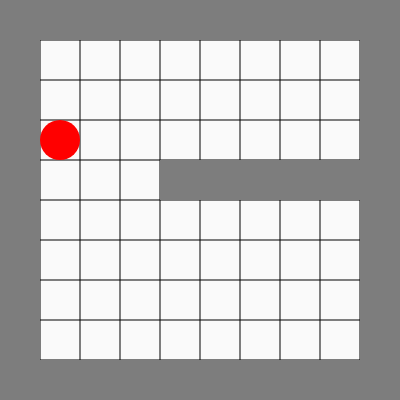
Frame 1 (no input)
Frame 2 (the mouse pressed at the canvas centre, redrawn once): identical to frame 1, image omitted

The p5.js sketch that drew this single still picture (run headless with seeded random() and noise() and a simulated clock; the mouse was pressed at the canvas centre and the sketch redrawn once):

// p5.js sketch
// ── sketch.js
const figura = {
  x: 60,
  y: 140,
  r: 40,
};

const dobozok = [
  { x: 100, y: 220, h: 20, w: 20 },
  { x: 220, y: 100, h: 20, w: 20 },
];



const falak = [
  { x: 200, y: 20, h: 400, w: 20 },
  { x: 200, y: 380, h: 400, w: 20 },
  { x: 20, y: 200, h: 20, w: 400 },
  { x: 380, y: 200, h: 20, w: 400 },
  { x: 140, y: 200, h: 20, w: 80 },
];

const falregiszter = []

const johelyek = [
  { x: 100, y: 180, h: 20, w: 20 },
  { x: 60, y: 100, h: 20, w: 20 },
];

let eredmeny = (arr) => arr.every((v) => v === true);
let maxJohely = [false, false];

const level1 = {
  fal: {
    minx: 180,
    maxX: 380,
    miny: 180,
    maxY: 180
  }
}


function setup() {
  createCanvas(400, 400)
  falsetup()
  noLoop()

}

function draw() {
  background(250);
  rectMode(RADIUS);
  frameRate(50);
  const aobj = { x: 1, y: 2}
  const bobj = { x: 1, y: 2}
  
  if( aobj === bobj){
    console.log("egyenlok")
  } else {
    console.log("nemegyenlo")
  }

  if( (aobj.x == bobj.x) && (aobj.y == bobj.y)){
    console.log("ez igy egyenlo")
  }

  racsrajzolo()
  level1Setup()
  falrajzolo()
  figurarajzolo()
 /* johelyrajzolo()
  dobozrajzolo()
  figurarajzolo()
  /*joHely();
  figura();
  doboz();
  tologatas();
  ;
  ;
  joHelyenVan();
  mostMindenJo();*/
}

// statikus
function racsrajzolo() {
  stroke(0);
  let i = 40;
  while (i < 400) {
    line(i, 0, i, 400);
    line(0,i,400,i)
    i += 40;
  }
}

function falsetup() {
  // keret
  [20,380].forEach((koor) => {
    for(let i = 20; i < 400; i+= 20){
      const fal = [
        {x: koor, y: i},
        {x: i, y: koor}
      ]
      falregiszter.push(...fal)
    }
  }) 
  console.log(falregiszter)
}

function level1Setup(){
  for( let i = level1.fal.minx; i < level1.fal.maxX; i+= 20){
    const fal = {x: i, y: level1.fal.miny }
    falregiszter.push(fal)
  }
}

function falrajzolo(){
  noStroke()
  fill(125)
  falregiszter.forEach((fal) => negyzetrajzolo(fal))
}

function johelyrajzolo() {
  noStroke();
  fill(0, 0, 180);

  johelyek.forEach(negyzetrajzolo);
}

// mozgo
function figurarajzolo() {
  //mozgatas(kor)
  noStroke();
  fill(255, 0, 0);
  circle(figura.x, figura.y, figura.r);
}

function dobozrajzolo() {
  noStroke();
  fill(0, 0, 0);
  dobozok.forEach(negyzetrajzolo);

}

function tologatas() {
  negyzet.forEach(erintkezes);
}


// generikus
function negyzetrajzolo(koord) {
  rect(koord.x, koord.y, 20);
}

function erintkezes(object) {
  if (kor.x === object.x && kor.y === object.y) {
    mozgatas(object);
  }
}

function keyPressed() {  
  const leptek = 40
  //console.log(falak)
  if (keyCode === LEFT_ARROW){
    figura.x -= leptek
  }
  if (keyCode === RIGHT_ARROW){
    figura.x += leptek
  }
  if (keyCode === UP_ARROW) {
    figura.y -= leptek
  }
  if (keyCode === DOWN_ARROW) {
    figura.y += leptek
  }
  redraw()
}

function lephet(object){
  console.log(object.x)
  const valami =  falak.some( (fal) => 
    fal.x == (object.x - 40) ||
    fal.y == (object.y - 40)
  )
  console.log(valami)
  return !(falak.some( (fal) => fal.x == (object.x - 40)))
  /*if(object.name === "kor"){

  }*/
}

function mozgatas(irany) {
  
  if(irany == "bal"){
    kor.x -= kor.x != 60 ?? leptek
  }
/*  if (keyIsPressed === true) {
    if (keyCode === LEFT_ARROW && object.x != 60) {
      object.x -= leptek;
    }
    if (keyCode === RIGHT_ARROW && object.x != 340) {
      object.x += leptek;
    }

    if (keyCode === UP_ARROW && object.y != 60) {
      object.y -= leptek;
    }
    if (keyCode === DOWN_ARROW && object.y != 340) {
      object.y += leptek;
    }
  }*/
}

function joHelyenVan() {
  for (i = 0; i < negyzet.length; i++) {
    if (johelyek[i].x === negyzet[i].x && johelyek[i].y === negyzet[i].y) {
      maxJohely[i] = true;
      console.log(maxJohely);
      console.log(eredmeny);
    } else {
      maxJohely[i] = false;
    }
  }
}

function mostMindenJo() {
  if (eredmeny(maxJohely) === true) {
    background(0, 255, 0, 20);
  }
}
